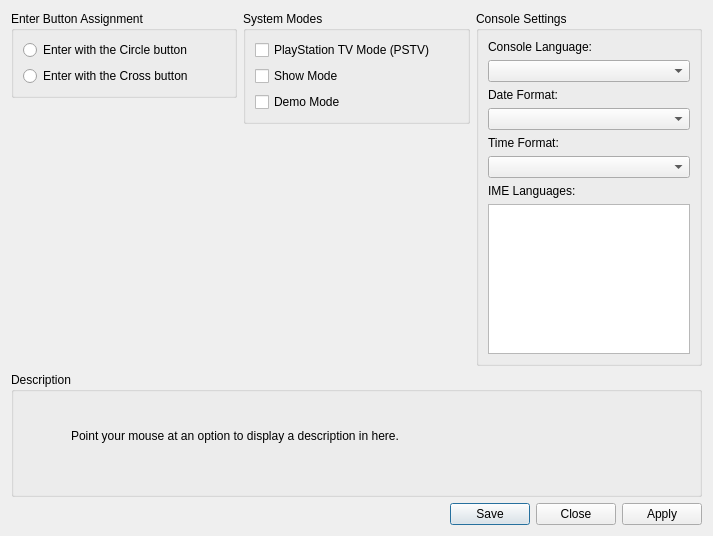
						<widget class="QWidget" name="system_tab">
							<attribute name="title">
								<string>System</string>
							</attribute>
							<layout class="QVBoxLayout" name="system_tab_layout" stretch="4,1,0">
								<item>
									<layout class="QHBoxLayout" name="system_tab_content_layout" stretch="1,1,1">
										<item>
											<layout class="QVBoxLayout" name="system_tab_left">
												<item>
													<widget class="QGroupBox" name="gb_enter_button">
														<property name="title">
															<string>Enter Button Assignment</string>
														</property>
														<layout class="QVBoxLayout" name="gb_enter_button_layout">
															<item>
																<widget class="QRadioButton" name="enter_button_circle">
																	<property name="text">
																		<string>Enter with the Circle button</string>
																	</property>
																</widget>
															</item>
															<item>
																<widget class="QRadioButton" name="enter_button_cross">
																	<property name="text">
																		<string>Enter with the Cross button</string>
																	</property>
																</widget>
															</item>
														</layout>
													</widget>
												</item>
												<item>
													<spacer name="system_tab_left_spacer">
														<property name="orientation">
															<enum>Qt::Orientation::Vertical</enum>
														</property>
														<property name="sizeHint" stdset="0">
															<size>
																<width>0</width>
																<height>0</height>
															</size>
														</property>
													</spacer>
												</item>
											</layout>
										</item>
										<item>
											<layout class="QVBoxLayout" name="system_tab_middle">
												<item>
													<widget class="QGroupBox" name="gb_system_modes">
														<property name="title">
															<string>System Modes</string>
														</property>
														<layout class="QVBoxLayout" name="gb_system_modes_layout">
															<item>
																<widget class="QCheckBox" name="pstv_mode">
																	<property name="text">
																		<string>PlayStation TV Mode (PSTV)</string>
																	</property>
																</widget>
															</item>
															<item>
																<widget class="QCheckBox" name="show_mode">
																	<property name="text">
																		<string>Show Mode</string>
																	</property>
																</widget>
															</item>
															<item>
																<widget class="QCheckBox" name="demo_mode">
																	<property name="text">
																		<string>Demo Mode</string>
																	</property>
																</widget>
															</item>
														</layout>
													</widget>
												</item>
												<item>
													<spacer name="system_tab_middle_spacer">
														<property name="orientation">
															<enum>Qt::Orientation::Vertical</enum>
														</property>
														<property name="sizeHint" stdset="0">
															<size>
																<width>0</width>
																<height>0</height>
															</size>
														</property>
													</spacer>
												</item>
											</layout>
										</item>
										<item>
											<layout class="QVBoxLayout" name="system_tab_right">
												<item>
													<widget class="QGroupBox" name="gb_system_settings">
														<property name="title">
															<string>Console Settings</string>
														</property>
														<layout class="QVBoxLayout" name="gb_system_settings_layout">
															<item>
																<widget class="QLabel" name="label_sys_lang">
																	<property name="text">
																		<string>Console Language:</string>
																	</property>
																</widget>
															</item>
															<item>
																<widget class="QComboBox" name="sys_lang_box"/>
															</item>
															<item>
																<widget class="QLabel" name="label_sys_date_format">
																	<property name="text">
																		<string>Date Format:</string>
																	</property>
																</widget>
															</item>
															<item>
																<widget class="QComboBox" name="sys_date_format_box"/>
															</item>
															<item>
																<widget class="QLabel" name="label_sys_time_format">
																	<property name="text">
																		<string>Time Format:</string>
																	</property>
																</widget>
															</item>
															<item>
																<widget class="QComboBox" name="sys_time_format_box"/>
															</item>
															<item>
																<widget class="QLabel" name="label_ime_langs">
																	<property name="text">
																		<string>IME Languages:</string>
																	</property>
																</widget>
															</item>
															<item>
																<widget class="QListWidget" name="ime_langs_list">
																	<property name="maximumSize">
																		<size>
																			<width>16777215</width>
																			<height>150</height>
																		</size>
																	</property>
																</widget>
															</item>
														</layout>
													</widget>
												</item>
												<item>
													<spacer name="system_tab_right_spacer">
														<property name="orientation">
															<enum>Qt::Orientation::Vertical</enum>
														</property>
														<property name="sizeHint" stdset="0">
															<size>
																<width>0</width>
																<height>0</height>
															</size>
														</property>
													</spacer>
												</item>
											</layout>
										</item>
									</layout>
								</item>
								<item>
									<widget class="QGroupBox" name="gb_description_system">
										<property name="title">
											<string>Description</string>
										</property>
										<layout class="QVBoxLayout" name="gb_description_system_layout">
											<item>
												<widget class="QLabel" name="description_system">
													<property name="text">
														<string>
															Point your mouse at an option to display a description in here.


														</string>
													</property>
													<property name="textFormat">
														<enum>Qt::TextFormat::PlainText</enum>
													</property>
													<property name="alignment">
														<set>Qt::AlignmentFlag::AlignLeading|Qt::AlignmentFlag::AlignLeft|Qt::AlignmentFlag::AlignTop</set>
													</property>
													<property name="wordWrap">
														<bool>true</bool>
													</property>
												</widget>
											</item>
										</layout>
									</widget>
								</item>
								<item>
									<widget class="QDialogButtonBox" name="button_box_system">
										<property name="standardButtons">
											<set>QDialogButtonBox::StandardButton::Apply|QDialogButtonBox::StandardButton::Close|QDialogButtonBox::StandardButton::Save</set>
										</property>
									</widget>
								</item>
							</layout>
						</widget>
